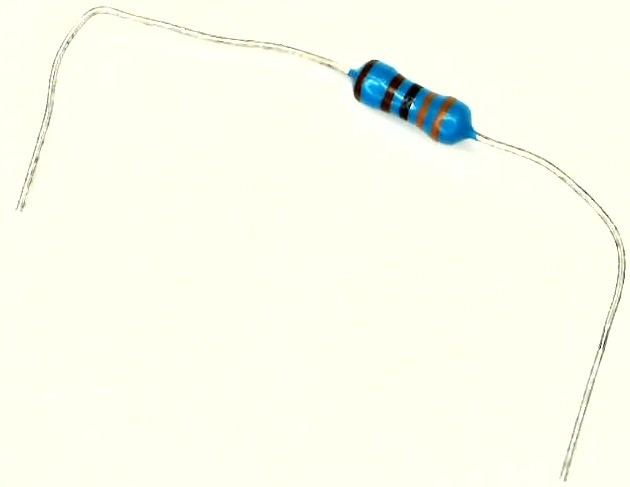
#> input picture Demo_Resistors/R_Demo24.jpg, 630 x 487 px, found by its file name
$ python main.py
#> lines starting #> are read from the running program, lines starting #| are printed output that depends on the picture; after the words box and inside, x2 and y2 are one past the last pixel; in counts of white or black regions, pixels touching at a corner belong together
### Functions.py
import numpy as np
import math
import statistics


#  Function used to create grayscale image of resistor with body of the resistor appearing as white
def colordeterm(red, green, blue):
    red = int(red)  #Converts 8 bit red to integer
    green = int(green)  #Converts 8 bit green to integer
    blue = int(blue)  #Converts 8 bit blue to integer
    sum1 = red + green + blue  #Sums up the RGB values


    if sum1 > 200*3:  #Identifies white pixels
        value = 0  #Grayscale Value that the pixel will be changed to
        valueint8 = np.uint8(value)
        return valueint8  #Returns black pixel
    elif blue - red >= 60:  #Formula to Determine that the pixel is lightblue which is Resistor body color
        value = 255  #Grayscale Value that the pixel will be changed to
        valueint8 = np.uint8(value)
        return valueint8  #Returns white pixel
    else:
        value = 0  #Grayscale Value that the pixel will be changed to
        valueint8 = np.uint8(value)
        return valueint8  #Returns black pixel


#  Function using RGB used to determine pixel color associated with resistor color chart
# [215 lines left out: functions color_determ_color_chart_return, bin_determ, line_bisection_coords, index_finder, not called in this run]


#  Function that determines the distance between two points given their x and y coordinates
def dist_determ(x_coord1, y_coord1, x_coord2, y_coord2):
    return math.sqrt((x_coord1 - x_coord2)**2 + (y_coord1-y_coord2)**2)


# [77 lines left out: function pixel_glare_color_determ, not called in this run]

#  Function that determines the x and y coordinates of the 4 vertices that define location of the body of the Resistor
def line_bisection_coords1(color_array2, pixel_var, orientation_var, height1, width1):
    index1 = 0  #Itteration variable
    threshold1 = pixel_var*255*2.5  #Arbitrary threshold voltage
    row_top = 0  #Top y-axis index value
    row_bottom = 0  #Bottom y-axis index value
    col_left = 0 #Left most x-axis index value
    col_right = 0 #Right most x-axis index value
    if orientation_var:  #Checks if orientation_var is True
        while index1 < height1:
            if color_array2[index1].sum() >= threshold1:
                row_top = index1
                index1 = height1
            else:
                index1 += 1  #Increases increment by 1
        index1 = 0
        while index1 < height1:
            if color_array2[height1 - index1 - 1].sum() >= threshold1:
                row_bottom = height1 - index1 - 1
                index1 = height1
            else:
                index1 += 1  #Increases increment by 1
        top_left_y = row_top
        top_right_y = row_top
        bottom_left_y = row_bottom
        bottom_right_y = row_bottom
        nonzero_array_top = np.nonzero(color_array2[row_top])[0]
        nonzero_array_bottom = np.nonzero(color_array2[row_bottom])[0]
        if len(nonzero_array_top) <= 1 or len(nonzero_array_bottom) <= 1:
            top_left_x = 0
            top_right_x = 0
            bottom_left_x = 0
            bottom_right_x = 0
        else:
            top_left_x = int(nonzero_array_top[0])
            top_right_x = int(nonzero_array_top[-1])
            bottom_left_x = int(nonzero_array_bottom[0])
            bottom_right_x = int(nonzero_array_bottom[-1])
    else:
        while index1 < width1:
            if color_array2[:, index1].sum() >= threshold1:
                col_left = index1
                index1 = width1
            else:
                index1 += 1  #Increases increment by 1
        index1 = 0
        while index1 < width1:
            if color_array2[:, width1 - index1 - 1].sum() >= threshold1:
                col_right = width1 - index1 - 1
                index1 = width1
            else:
                index1 += 1  #Increases increment by 1
        top_left_x = col_left
        top_right_x = col_right
        bottom_left_x = col_left
        bottom_right_x = col_right
        nonzero_array_left = np.nonzero(color_array2[:, col_left])[0]
        nonzero_array_right = np.nonzero(color_array2[:, col_right])[0]
        if len(nonzero_array_left) <= 1 or len(nonzero_array_right) <= 1:
            top_left_y = 0
            top_right_y = 0
            bottom_left_y = 0
            bottom_right_y = 0
        else:
            top_left_y = int(nonzero_array_left[0])
            top_right_y = int(nonzero_array_right[0])
            bottom_left_y = int(nonzero_array_left[-1])
            bottom_right_y = int(nonzero_array_right[-1])

    array1 = [top_left_x, top_left_y, top_right_x, top_right_y, bottom_right_x, bottom_right_y, bottom_left_x,
              bottom_left_y]

    return array1


#  Function that determines if the body of the resistor is in a more horizontal or vertical direction
def orientation_determ(grayscale_array, width1, length1, pixel1):
    index1 = 0  #Itteration variable
    threshold1 = pixel1*255  #Arbitrarily defined threshold for number of pixels
    right = 0  #right most pixel index
    left = 0  #left most pixel index
    top = 0  #top most pixel index
    bottom = 0  #bottom most pixel index
    while index1 < length1:  #While loop that will iterate through all y-axis (row) values
        if grayscale_array[index1].sum() >= threshold1:  #Checks if sum of row of pixels exceeds threshold
            top = index1  #Assigns index to the first row from the top that exceeds threshold
            index1 = length1  #Assigns index1 to end value to end while loop
        else:
            index1 += 1  #Increases increment by 1
    index1 = 0  #Returns Iteration variable to 0
    while index1 < length1:  #While loop that will iterate through all y-axis (row) values
        if grayscale_array[length1 - index1 - 1].sum() >= threshold1:  #Checks if sum of row of pixels exceeds threshold
            bottom = length1 - index1 - 1  #Assigns index to the first row from the bottom that exceeds threshold
            index1 = length1  #Assigns index1 to end value to end while loop
        else:
            index1 += 1  #Increases increment by 1
    index1 = 0  #Returns Iteration variable to 0
    while index1 < width1:  #While loop that will iterate through all x-axis (column) values
        if grayscale_array[:, index1].sum() >= threshold1:  #Checks if sum of column of pixels exceeds threshold
            left = index1  #Assigns index to the first column from the left that exceeds threshold
            index1 = width1  #Assigns index1 to end value to end while loop
        else:
            index1 += 1  #Increases increment by 1
    index1 = 0
    while index1 < width1:  #While loop that will iterate through all x-axis (column) values
        if grayscale_array[:, width1 - index1 - 1].sum() >= threshold1:
            # Checks if sum of row of pixels exceeds threshold
            right = width1 - index1 - 1  #Assigns index to the first column from the right that exceeds threshold
            index1 = width1  #Assigns index1 to end value to end while loop
        else:
            index1 += 1  #Increases increment by 1

    # print(right, left, top, bottom)
    if (right - left) > (bottom - top):  #returns False if resistor is more horizontal or flat
        return False
    else:
        return True    #Return True when body of the resistor is standing vertical or tall


#  Function that determines the individual integers correlated with each band
#  Function also determines whether the integers are in reverse order or not
# [112 lines left out: functions band_integer_determ, color_array_line_plotter, not called in this run]


#  Function that determines the slope and y-intercept of the line that bisects the body of the Resistor
def slope_determ(x_coord1, y_coord1, x_coord2, y_coord2):
    if x_coord1 == x_coord2:  #Checks if x coordinates are identical as slope would be infinity in that case

        return 0, x_coord1  #Returns 0 because slope will be 0 when iterating across y-axis values
    slope1 = (y_coord2 - y_coord1)/(x_coord2 - x_coord1)
    if abs(slope1) > 1.0:  #Checks if slope is greater than 1 so it can have its inverse be the slope
        slope1 = 1/slope1
    if abs(x_coord2 - x_coord1) > abs(y_coord2 - y_coord1):  #Checks if Resistor is more horizontal or vertical
        b = -slope1*x_coord1 + y_coord1  #Determines y-intercept is Resistor is more horizontal
    else:
        b = -slope1*y_coord1 + x_coord1  #Determines y-intercept is Resistor is more vertical
    return slope1, b


#  Function that creates the grayscale image of the Resistor where the body of the resistor appears as white
def color_array_filler(dimensions1, image_array1, color_array1, x_array1, y_array1):
    index1 = 0  #Itteration variable
    while index1 < dimensions1[0]:  #Iterates through the height of the image
        index2 = 0  #Itteration variable
        while index2 < dimensions1[1]:  #Iterates through the width of the image
            color_array1[index1][index2] = colordeterm(image_array1[index1][index2][0],
                                                            image_array1[index1][index2][1],
                                                            image_array1[index1][index2][2])
            if color_array1[index1][index2]:
                x_array1.append(index2)
                y_array1.append(index1)

           # Fills in 2D grayscale matrix which will be used to identify body of the Resistor
            index2 += 1  #Increases increment by 1
        index1 += 1  #Increases increment by 1
    return None

def critical_points_determ(orientation1, coords, final_slope):
    if abs(final_slope) < 0.07:
        var1 = 1
        var2 = 1
    elif final_slope >= 0.07 and final_slope < 0.15:
        var1 = 1.5
        var2 = 1
    elif final_slope >= 0.15 and final_slope < 0.25:
        var1 = 2
        var2 = 1
    elif final_slope >= 0.25 and final_slope < 0.4:
        var1 = 3
        var2 = 1
    elif final_slope >= 0.4 and final_slope < 0.7:
        var1 = 5
        var2 = 1
    elif final_slope >= 0.7:
        var1 = 7
        var2 = 1
    elif final_slope <= -0.07 and final_slope > -0.15:
        var1 = 1
        var2 = 1.5
    elif final_slope <= -0.15 and final_slope > -0.25:
        var1 = 1
        var2 = 2
    elif final_slope <= -0.25 and final_slope > -0.4:
        var1 = 1
        var2 = 3
    elif final_slope <= -0.4 and final_slope > -0.7:
        var1 = 1
        var2 = 5
    else:
        var1 = 1
        var2 = 7
    sum1 = var1 + var2
    if orientation1:  # True if body of resistor is orientated in a more vertical direction
        x1 = int((var1*coords[0] + var2*coords[2]) / sum1)  # Calculates left x value that will be used to determine bisecting line
        y1 = int((var2*coords[1] + var1*coords[3]) / sum1)  # Calculates left y value that will be used to determine bisecting line
        x2 = int((var1*coords[4] + var2*coords[6]) / sum1)  # Calculates right x value that will be used to determine bisecting line
        y2 = int((var2*coords[5] + var1*coords[7]) / sum1)  # Calculates right y value that will be used to determine bisecting line
    else:
        x1 = int((var1*coords[0] + var2*coords[6]) / sum1)  # Calculates left x value that will be used to determine bisecting line
        y1 = int((var1*coords[1] + var2*coords[7]) / sum1)  # Calculates left y value that will be used to determine bisecting line
        x2 = int((var2*coords[2] + var1*coords[4]) / sum1)  # Calculates right x value that will be used to determine bisecting line
        y2 = int((var2*coords[3] + var1*coords[5]) / sum1)  # Calculates right y value that will be used to determine bisecting line

    return x1, y1, x2, y2

# [137 lines left out: functions median_blue_determ, array_to_band_integer, band_integer_determ1, orientation_determ2, not called in this run]

### main.py
import copy
import time
import cv2
import Functions as Fun1

# Press Double Shift to search everywhere for classes, files, tool windows, actions, and settings.
from PIL import Image
import numpy as np
import matplotlib.pyplot as plt
from scipy.stats import linregress


# Press the green button in the gutter to run the script.
if __name__ == '__main__':
    start_time = time.time()  #Identifies the start time
    image = Image.open('R_Demo24.jpg')  #Assigns png image to a variable
#> image is the input picture: PIL image 630x487 RGB; mean R, G, B 249.5, 251.5, 237.2
    image_array = np.array(image)   #Takes png and converts it to a 3D number array
    image_array_copy = copy.deepcopy(image_array)  #Creates an identical matrix of image_array
    dimensions = image_array.shape  #Obtains dimensions of array, 1st number is length, 2nd number is width
#> dimensions = (487, 630, 3)


    # 3rd is depth
    color_array = np.zeros((dimensions[0], dimensions[1]))  #Creates an array of zeros with same length and width as the
    # 3D array of the png
    print(dimensions)  #Prints the dimensions of the 3D number array
#| (487, 630, 3)
    x_values = []
    y_values = []
    Fun1.color_array_filler(dimensions, image_array, color_array, x_values, y_values)  #Runs function that blacks out all pixels except for
#> the loop in color_array_filler, `while index1 < dimensions1[0]:` made 487 passes
#> after the loop in color_array_filler, `while index1 < dimensions1[0]:`:
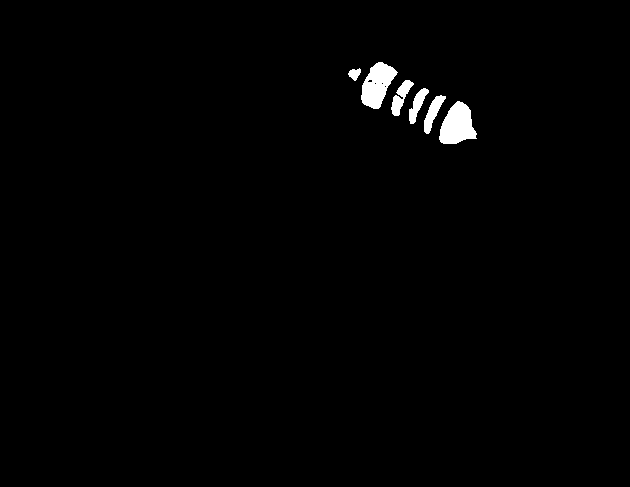
#> color_array1: shape (487, 630) float64; 1.1% white; 6 white regions, box (x1, y1, x2, y2) and area: (439, 101, 477, 144) 1100, (361, 62, 398, 109) 1037, (391, 80, 414, 116) 359, (424, 95, 446, 134) 357, (409, 88, 429, 124) 309, (348, 68, 361, 81) 104
    result = linregress(x_values, y_values)
    result1 = linregress(y_values, x_values)
    slope = result.slope
    slope1 = result1.slope


    if abs(slope) < abs(slope1):
        orientation2 = False
        slope_final = slope
    else:
        orientation2 = True
        slope_final = slope1

    # except for pixel in the body of the resistor

    pixel_value_var = 10  #Helper variable that varies based on number of pixels in the body of the resistor

    orientation1 = Fun1.orientation_determ(color_array, dimensions[1], dimensions[0], pixel_value_var)
    # Returns True if resistor is more Vertical, Returns False if resistor is more horizontal
    coords2 = Fun1.line_bisection_coords1(color_array, pixel_value_var, orientation1, dimensions[0], dimensions[1])
    # Array containing 8 values representing the x and y of the 4 vertices of the body of the resistor
    """"
    if orientation1:  #True if body of resistor is orientated in a more vertical direction
        x1 = int((coords2[0] + coords2[2])/2)  #Calculates left x value that will be used to determine bisecting line
        y1 = int((coords2[1] + coords2[3])/2)  #Calculates left y value that will be used to determine bisecting line
        x2 = int((coords2[4] + coords2[6])/2)  #Calculates right x value that will be used to determine bisecting line
        y2 = int((coords2[5] + coords2[7])/2)  #Calculates right y value that will be used to determine bisecting line
    else:
        x1 = int((coords2[0] + coords2[6])/2)  #Calculates left x value that will be used to determine bisecting line
        y1 = int((coords2[1] + coords2[7])/2)  #Calculates left y value that will be used to determine bisecting line
        x2 = int((coords2[2] + coords2[4])/2)  #Calculates right x value that will be used to determine bisecting line
        y2 = int((coords2[3] + coords2[5])/2)  #Calculates right y value that will be used to determine bisecting line
    """

    x1, y1, x2, y2 = Fun1.critical_points_determ(orientation2, coords2, slope_final)
    print(x1, y1, x2, y2)  #Prints coordinates for bisecting line
#| 365 83 470 133
    print(orientation2)
    slope, y_int = Fun1.slope_determ(x1, y1, x2, y2)  #Funtion that determines the slope, y_int, and orientation
    image_array[coords2[1]][coords2[0]][0] = 255  #Function that assigns top left vertice pixel color to be red
#> image_array: shape (487, 630, 3); under 0.01% of pixels changed, all inside (x1, y1, x2, y2) = (365, 79, 366, 80)
    image_array[coords2[3]][coords2[2]][0] = 255  #Function that assigns top right vertice pixel color to be red
#> image_array: shape (487, 630, 3); mean R, G, B 249.5, 251.5, 237.2
    image_array[coords2[5]][coords2[4]][0] = 255  #Function that assigns bottom right vertice pixel color to be red
#> image_array: shape (487, 630, 3); mean R, G, B 249.5, 251.5, 237.2
    image_array[coords2[7]][coords2[6]][0] = 255  #Function that assigns bottom left vertice pixel color to be red
#> image_array: shape (487, 630, 3); mean R, G, B 249.5, 251.5, 237.2

    color_array_color_chart = []  #Array that will contain the colors of every pixel along the bisecting line
    color_array_color_chart_bands_only = []  #Array that will only contain the integer values associated
    # with each individual color band
#> (the run stopped early here; a loop or call above may not have finished)

$ run again, with Demo_Resistors/R_Demo1.jpg copied over Demo_Resistors/R_Demo24.jpg
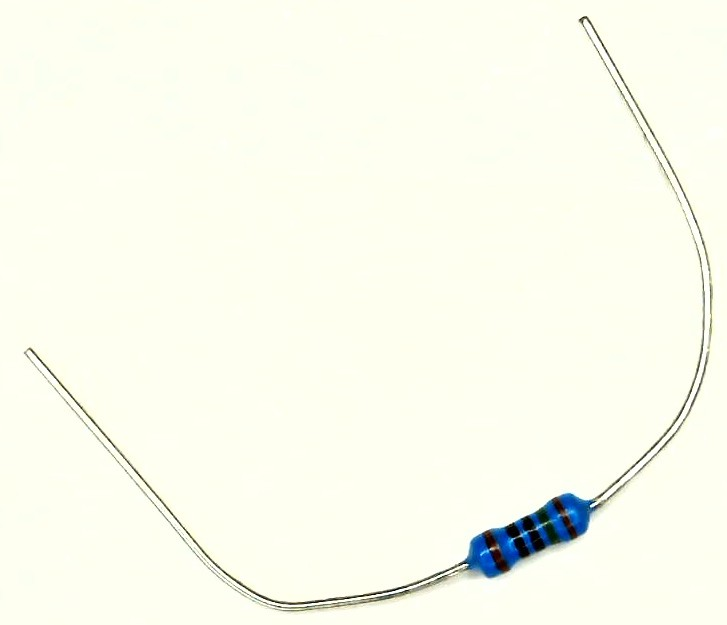
#> input picture Demo_Resistors/R_Demo1.jpg, 727 x 625 px, found by its file name
#> image is the input picture: PIL image 727x625 RGB; mean R, G, B 249.6, 251.1, 237.5
#| (625, 727, 3)
#> the loop in color_array_filler, `while index1 < dimensions1[0]:` made 625 passes
#> after the loop in color_array_filler, `while index1 < dimensions1[0]:`:
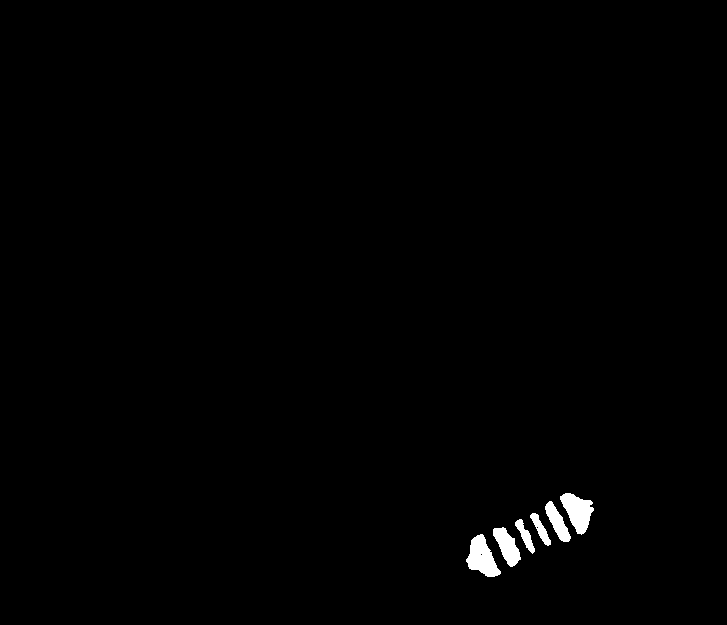
#> color_array1: shape (625, 727) float64; 0.72% white; 6 white regions, box (x1, y1, x2, y2) and area: (466, 534, 501, 577) 858, (560, 493, 594, 535) 820, (493, 527, 521, 567) 600, (545, 501, 571, 542) 476, (515, 519, 535, 554) 263, (530, 513, 551, 546) 261
#| 471 564 588 504

$ run again, with Demo_Resistors/R_Demo10.jpg copied over Demo_Resistors/R_Demo24.jpg
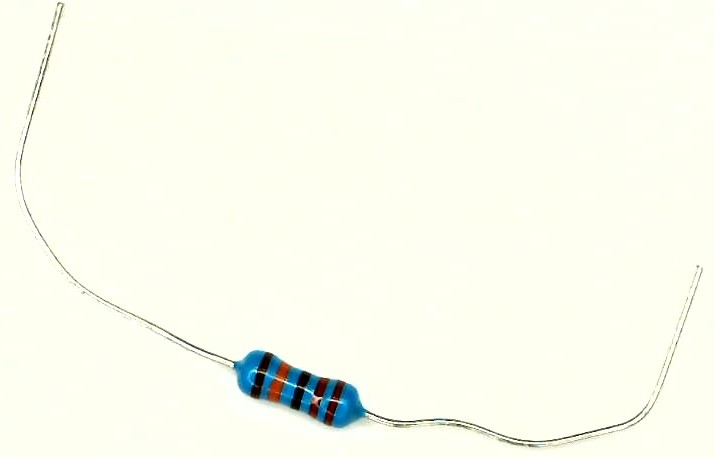
#> input picture Demo_Resistors/R_Demo10.jpg, 715 x 457 px, found by its file name
#> image is the input picture: PIL image 715x457 RGB; mean R, G, B 249.4, 251.2, 238
#| (457, 715, 3)
#> the loop in color_array_filler, `while index1 < dimensions1[0]:` made 457 passes
#> after the loop in color_array_filler, `while index1 < dimensions1[0]:`:
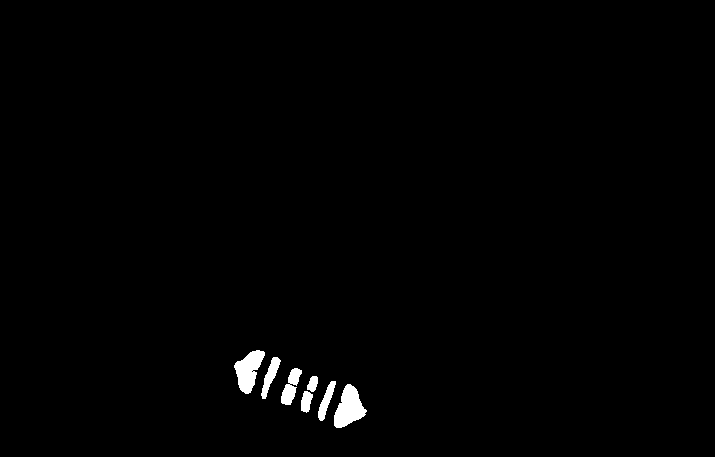
#> color_array1: shape (457, 715) float64; 0.92% white; 7 white regions, largest, box (x1, y1, x2, y2) and area: (334, 384, 367, 428) 869, (234, 350, 265, 394) 775, (281, 368, 302, 405) 404
#| 239 367 358 412

$ run again, with Demo_Resistors/R_Demo11.jpg copied over Demo_Resistors/R_Demo24.jpg
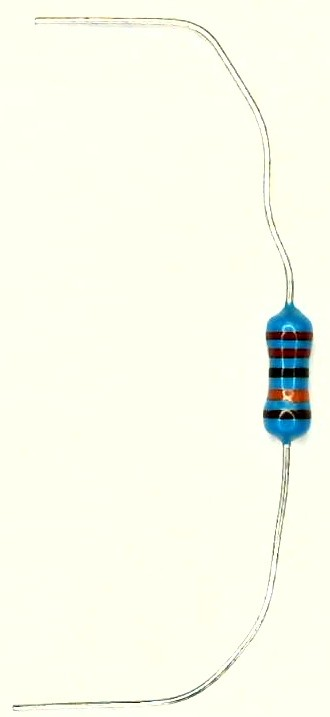
#> input picture Demo_Resistors/R_Demo11.jpg, 330 x 717 px, found by its file name
#> image is the input picture: PIL image 330x717 RGB; mean R, G, B 248.1, 250.1, 235.6
#| (717, 330, 3)
#> the loop in color_array_filler, `while index1 < dimensions1[0]:` made 717 passes
#> after the loop in color_array_filler, `while index1 < dimensions1[0]:`:
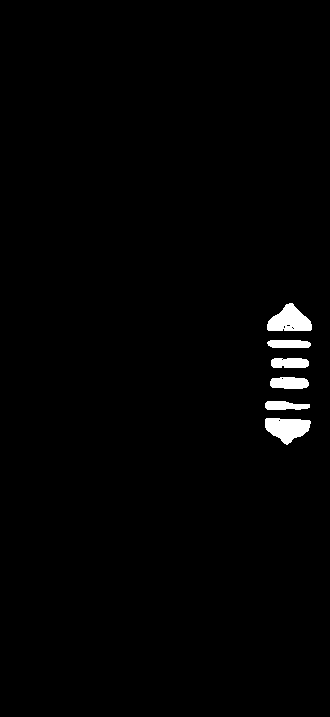
#> color_array1: shape (717, 330) float64; 1.3% white; 6 white regions, box (x1, y1, x2, y2) and area: (267, 303, 312, 331) 825, (265, 418, 311, 445) 818, (270, 377, 309, 389) 405, (271, 358, 309, 368) 350, (267, 340, 311, 348) 321, (265, 401, 310, 410) 317
#| 289 314 288 436
